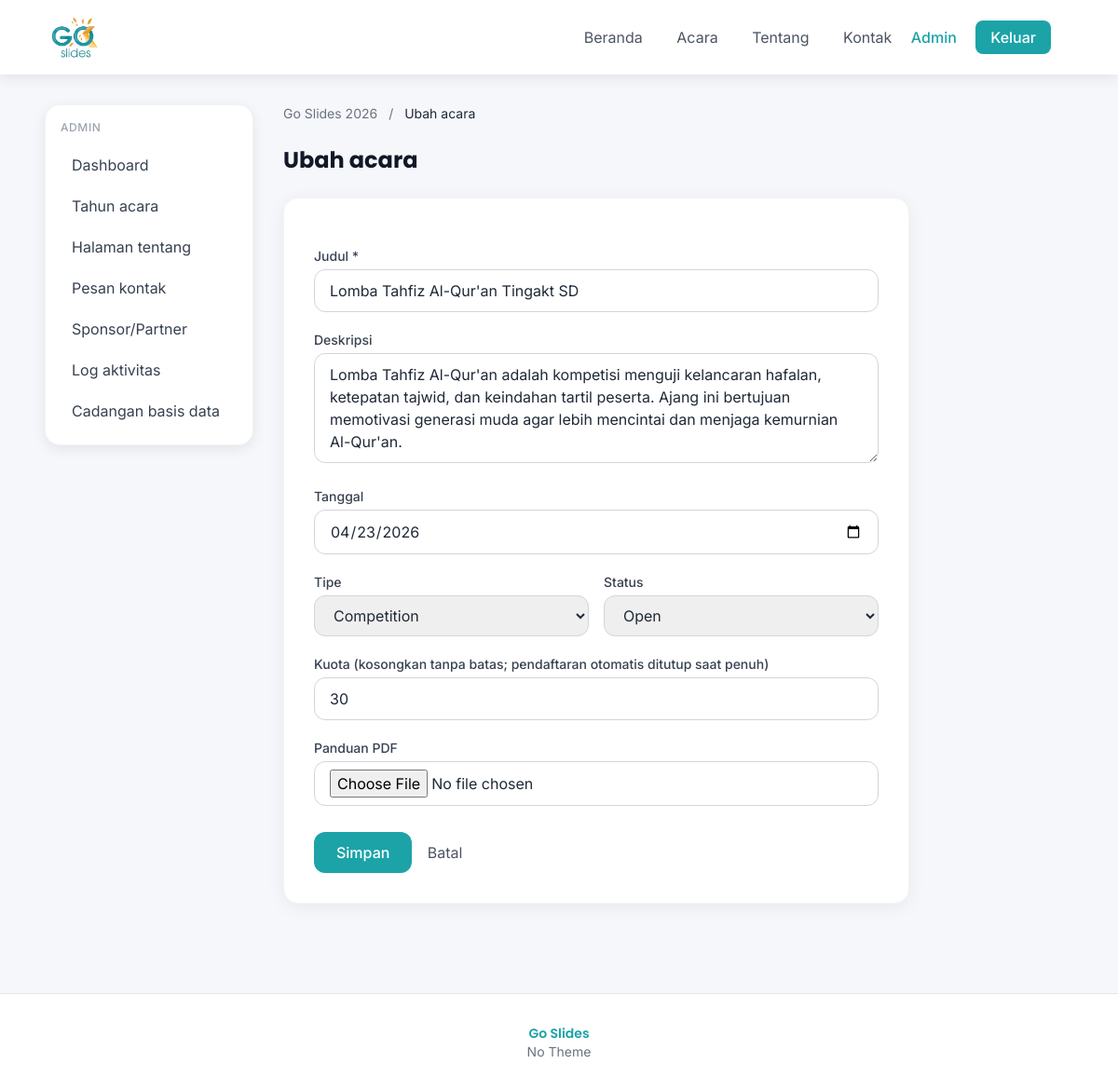
Screenshot of /admin/activities/1/edit (signed in) with the database file from the repository.
### app/models/__init__.py (models this page shows, shortened)
class Year(db.Model):
    __tablename__ = "years"
    id = db.Column(db.Integer, primary_key=True)
    name = db.Column(db.String(64), nullable=False)
    theme = db.Column(db.String(255), nullable=True)
    active = db.Column(db.Boolean, nullable=False, default=False)
    created_at = db.Column(db.DateTime, server_default=db.func.now())
    activities = db.relationship("Activity", backref="year", lazy="dynamic", cascade="all, delete-orphan")

class Activity(db.Model):
    __tablename__ = "activities"
    id = db.Column(db.Integer, primary_key=True)
    year_id = db.Column(db.Integer, db.ForeignKey("years.id", ondelete="CASCADE"), nullable=False)
    title = db.Column(db.String(255), nullable=False)
    description = db.Column(db.Text)
    date = db.Column(db.Date)
    type = db.Column(db.String(32), nullable=False, default="competition")
    status = db.Column(db.String(32), nullable=False, default="upcoming")
    quota = db.Column(db.Integer)
    guideline_file = db.Column(db.String(255))
    created_at = db.Column(db.DateTime, server_default=db.func.now())
    registrants = db.relationship("Registrant", backref="activity", lazy="dynamic", cascade="all, delete-orphan")

### app/routes/admin.py (the view, shortened to what this page needs)
@admin_bp.route("/activities/<int:activity_id>/edit", methods=["GET", "POST"])
@login_required
@operator_or_above
def activity_edit(activity_id):
    activity = get_activity_or_404(activity_id)
    form = ActivityForm(obj=activity)
    return render_template("admin/activity_form.html", year=activity.year, activity=activity, form=form)

### app/routes/admin.py
class ActivityForm(FlaskForm):
    title = StringField("Title", validators=[DataRequired()])
    description = TextAreaField("Description")
    date = DateField("Date", format="%Y-%m-%d", validators=[Optional()])
    type = SelectField("Type", choices=[("competition", "Competition"), ("non-competition", "Non-Competition")])
    status = SelectField("Status", choices=[("open", "Open"), ("upcoming", "Upcoming"), ("closed", "Closed")])
    quota = IntegerField("Quota (leave empty for no limit)", validators=[Optional()])
    guideline = FileField("Guideline PDF", validators=[FileAllowed(["pdf"], "PDF only")])
    submit = SubmitField("Save")

### app/models/__init__.py (called while the page is built)
    @property
    def is_super_admin(self):
        return self.role == ROLE_SUPER_ADMIN

### app/services/activity_service.py (called while the page is built)
def get_activity_or_404(activity_id):
    return Activity.query.get_or_404(activity_id)

### app/templates/admin/activity_form.html (shortened to what this page needs)
{% extends "admin/base_admin.html" %}
{% block admin_content %}
{% if activity %}
<nav class="text-sm text-gray-500 mb-6">
  <a href="{{ url_for('admin.activities_list', year_id=year.id) }}" class="hover:text-primary">{{ year.name }}</a>
  <span class="mx-2">/</span>
  <span class="text-gray-800">Ubah acara</span>
</nav>
<h1 class="font-heading font-bold text-2xl text-gray-900 mb-6">Ubah acara</h1>
{% endif %}
<div class="bg-white rounded-2xl shadow-card border border-gray-100 p-8 max-w-2xl">
  <form method="post" action="" enctype="multipart/form-data" class="space-y-5">
    <div>
      <label for="title" class="block text-sm font-medium text-gray-700 mb-1">Judul *</label>
      {{ form.title(class="w-full px-4 py-2.5 rounded-xl border border-gray-300 focus:ring-2 focus:ring-primary focus:border-primary") }}
    </div>
    <div>
      <label for="description" class="block text-sm font-medium text-gray-700 mb-1">Deskripsi</label>
      {{ form.description(class="w-full px-4 py-2.5 rounded-xl border border-gray-300 focus:ring-2 focus:ring-primary focus:border-primary", rows=4) }}
    </div>
    <div>
      <label for="date" class="block text-sm font-medium text-gray-700 mb-1">Tanggal</label>
      {{ form.date(class="w-full px-4 py-2.5 rounded-xl border border-gray-300 focus:ring-2 focus:ring-primary focus:border-primary") }}
    </div>
    <div class="grid grid-cols-2 gap-4">
      <div>
        <label for="type" class="block text-sm font-medium text-gray-700 mb-1">Tipe</label>
        {{ form.type(class="w-full px-4 py-2.5 rounded-xl border border-gray-300 focus:ring-2 focus:ring-primary focus:border-primary") }}
      </div>
      <div>
        <label for="status" class="block text-sm font-medium text-gray-700 mb-1">Status</label>
        {{ form.status(class="w-full px-4 py-2.5 rounded-xl border border-gray-300 focus:ring-2 focus:ring-primary focus:border-primary") }}
      </div>
    </div>
    <div>
      <label for="quota" class="block text-sm font-medium text-gray-700 mb-1">Kuota (kosongkan tanpa batas; pendaftaran otomatis ditutup saat penuh)</label>
      {{ form.quota(class="w-full px-4 py-2.5 rounded-xl border border-gray-300 focus:ring-2 focus:ring-primary focus:border-primary", type="number", min="0", placeholder="") }}
    </div>
    <div>
      <label for="guideline" class="block text-sm font-medium text-gray-700 mb-1">Panduan PDF</label>
      {{ form.guideline(class="w-full px-4 py-2 rounded-xl border border-gray-300") }}
    </div>
    <div class="pt-2">
      <button type="submit" class="bg-primary text-white px-6 py-2.5 rounded-xl font-medium hover:opacity-90">Simpan</button>
      <a href="{{ url_for('admin.activities_list', year_id=year.id) }}" class="ml-3 text-gray-600 hover:text-gray-800">Batal</a>
    </div>
  </form>
</div>
{% endblock %}

### app/templates/base.html (style rules this page uses)
body { font-family: 'Inter', sans-serif; }
h1, h2, h3, h4, .font-heading { font-family: 'Poppins', sans-serif; }

### rows the page displays
Year: name "Go Slides 2026"
Activity: title "Lomba Tahfiz Al-Qur'an Tingakt SD", description "Lomba Tahfiz Al-Qur'an adalah kompetisi menguji kelancaran hafalan, ketepatan tajwid, dan keindahan tartil peserta. Ajang ini bertujuan memotivasi generasi muda agar lebih mencintai dan menjaga kemurnian Al-Qur'an.", date "04/23/2026", type "Competition", status "Open", quota "30"

### other values shown
{{ active_year.theme if active_year else 'No Theme' }} "No Theme"
